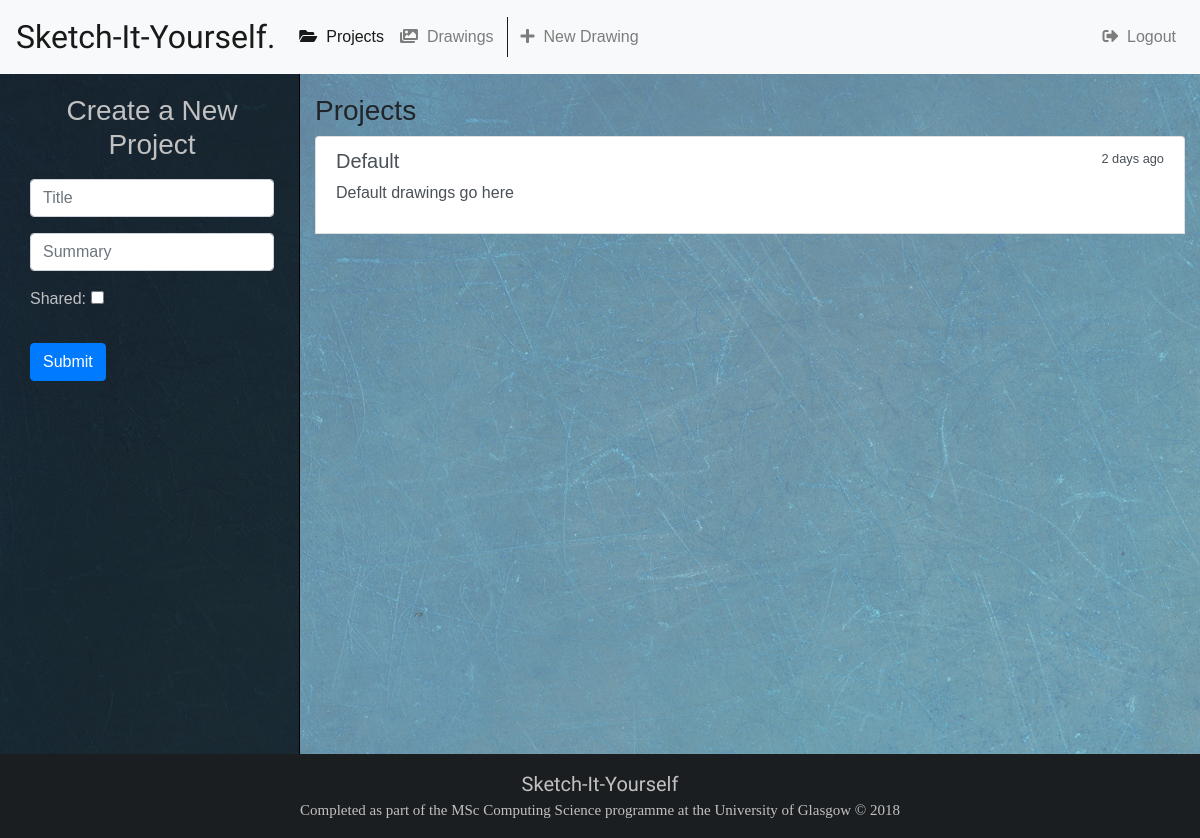
/draw/ (signed in), run on an earlier commit of the app's database.
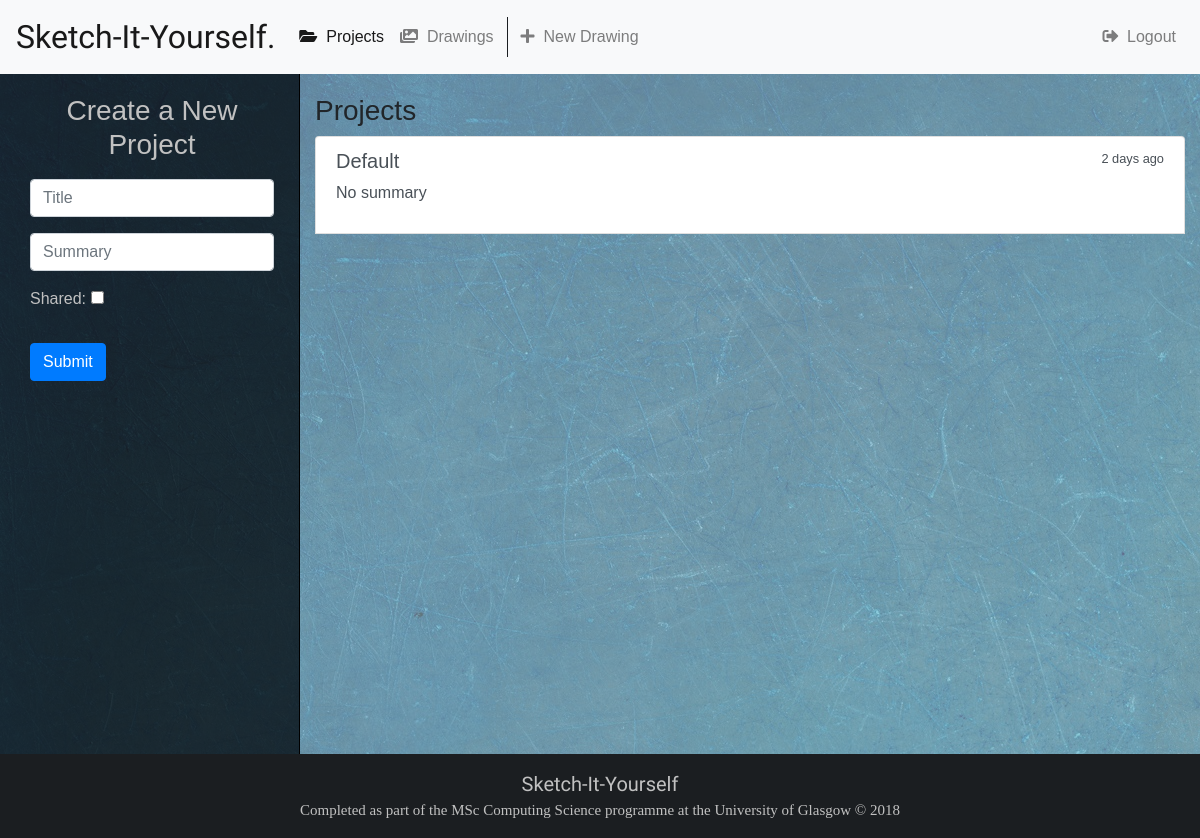
And on a later commit of the database.
### draw/models.py (models this page shows, shortened)
class Project(models.Model):
    user = models.ForeignKey(User, on_delete=models.CASCADE, default=1)
    title = models.CharField(max_length=250, default='Default')
    summary = models.CharField(default='No summary', max_length=1000, blank=True, null=True)
    shared = models.BooleanField(default=False)

### draw/views.py (the view)
# urls.py: path('', views.index, name='index'),
def index(request):
    if request.user.is_authenticated:
        projects = Project.objects.filter(user=request.user)
        form = ProjectForm(request.POST or None)
        if form.is_valid():
            project = form.save(commit=False)
            project.user = request.user
            project.save()
        context = {
            "form": form,
            "projects": projects
        }
        return render(request, 'draw/index.html', context)
    else:
        return render(request, 'draw/login.html')

### draw/forms.py
class ProjectForm(forms.ModelForm):
    title = forms.CharField(widget=forms.TextInput(attrs={'placeholder': "Title", 'class': "form-control"}))
    summary = forms.CharField(widget=forms.TextInput(attrs={'placeholder': "Summary", 'class': "form-control"}))
    shared = forms.BooleanField(widget=forms.CheckboxInput, required=False)
    class Meta:
        model = Project
        exclude = ('user',)

### draw/templates/draw/index.html (shortened to what this page needs)
{% extends 'draw/base.html' %}
{% block index_active %}active{% endblock %}
{% block detail_panel %}
    <h3 style="text-align: center"> Create a New Project</h3>
    <form action="" method="post" enctype="multipart/form-data" style="padding: 10px">
        {% include 'draw/form-template.html' %}
        <button type="submit" class="btn btn-primary">Submit</button>
    </form>
{% endblock %}
{% block list_panel %}
    {% if projects %}
        <h3>Projects</h3>
        <div class="list-group bg-transparent">
            {% for project in projects %}
            <a class="list-group-item list-group-item-action flex-column align-items-start" href="{% url 'draw:project_detail' project.id %}">
                <div class="d-flex w-100 justify-content-between">
                    <h5 class="mb-1>">{{ project.title }}</h5>
                    <small>2 days ago</small>
                </div>
                <p>{{ project.summary }}</p>
            </a>
            {% endfor %}
        <br>
        </div>
    {% else %}
        <h3>No projects present, not even the default project :(</h3>
    {% endif %}
{% endblock %}

### draw/templates/draw/base.html (shortened to what this page needs)
<!DOCTYPE html>
<html lang="en">
<head>
    {% load staticfiles %}
    <link rel="stylesheet" href="https://maxcdn.bootstrapcdn.com/bootstrap/4.0.0/css/bootstrap.min.css">
    <link rel="stylesheet" type="text/css" href="{% static 'draw/css/style.css' %}">
    <link rel="stylesheet" href="https://use.fontawesome.com/releases/v5.1.0/css/all.css">
</head>
<body>
    <nav class="navbar fixed-top navbar-expand-lg navbar-light bg-light">
        <a class="navbar-brand website-logo" href="{% url 'home' %}">Sketch-It-Yourself. </a>
        <div class="collapse navbar-collapse" id="navbarNav">
            <ul class="navbar-nav mr-auto">
                <li class="nav-item {% block index_active %}{% endblock %}"><a class="nav-link" href="{% url 'draw:index' %}"><i class="fas fa-folder-open"></i>&nbsp; Projects <span class="sr-only">(current)</span></a></li>
                <li class="nav-item {% block project_active %}{% endblock %}"><a class="nav-link" href="{% url 'draw:project_detail' 11 %}"><i class="fas fa-images"></i>&nbsp; Drawings</a></li>
                <li class="nav-item {% block new_drawing_active %}{% endblock %}" style="border-left: #1b1e21 solid 1px; padding-left: 5px; margin-left: 5px"><a class="nav-link" href="{% url 'draw:new_drawing' 11 "new" %}"><i class="fas fa-plus"></i>&nbsp; New Drawing</a></li>
            </ul>
            <ul class="navbar-nav">
                {% if request.user.is_authenticated %}
                <li class="nav-item"><a class="nav-link" href="{% url 'draw:logout_user' %}"><i class="fas fa-sign-out-alt"></i>&nbsp; Logout</a></li>
                {% endif %}
            </ul>
        </div>
    </nav>
    <div class="container-fluid">
        <div class="row">
            <div class="col-md-3 detail-panel">
            {% block detail_panel %}
            {% endblock %}
            </div>
            <div id="list-panel" class="col-md-9 list-panel">
                {% block list_panel %}
                {% endblock %}
                <br>
            </div>
        </div>
        <div class="row">
            <div class="container-fluid site-footer">
                <span class="sig">Sketch-It-Yourself</span>
                <p style="color: #c1c1c1; font-size: 15px; font-family: 'Times New Roman', Serif;">Completed as part of the MSc Computing Science programme at the University of Glasgow &copy; 2018</p>
            </div>
        </div>
    </div>
</body>
</html>

### draw/templates/draw/form-template.html (shortened to what this page needs)
{% for field in form %}
    <div class="form-group">
        {% if "Shared" in field.label_tag %}
            <label for="">{{ field.label_tag }}</label>
        {% endif %}
        {{ field }}
    </div>
{% endfor %}

### draw/static/draw/css/style.css (style rules this page uses)
body { background: lightslategrey url("../images/background.jpg"); font-family: 'Popins', sans-serif; padding-top: 74px; }
a.website-logo { font-family: 'Shadows Into Light', cursive; font-size: 2em; }
.detail-panel { background-color: rgba(27,30,33,0.85); color: #c1c1c1; padding-top: 20px; border-right: 1px solid black; min-height: 85vh; }
.list-panel { background-color: rgba(193,193,193,0.5); padding-top: 20px; min-height: 85vh; }
.site-footer { background-color: #1b1e21; min-height: 7.5vh; text-align: center; padding-top: 15px; }
span.sig { font-family: 'Shadows Into Light', cursive; font-size: 20px; color: #c1c1c1; }
@media (min-width: 50em) { .detail-panel { padding-left: 20px; } }

What changed in the data, as far as the page shows it:
changed Project "Default": summary "Default drawings go here" → "No summary"
